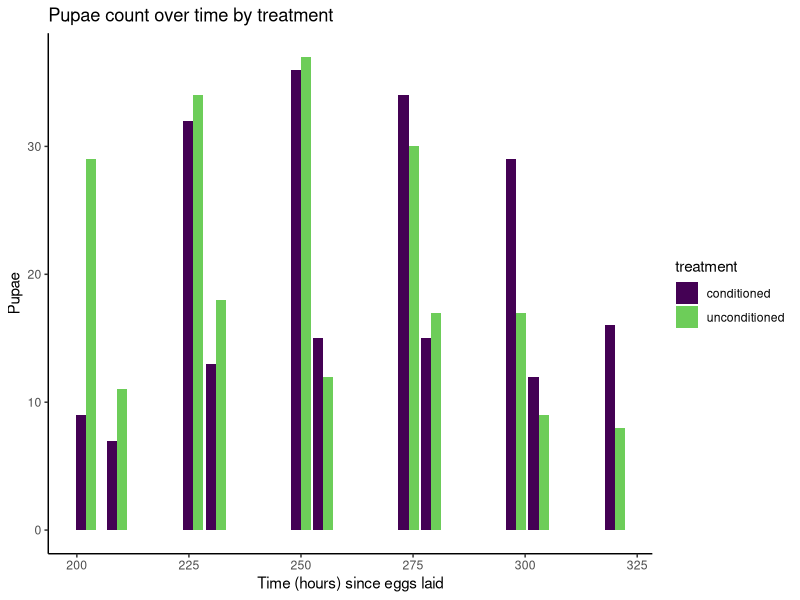

Here is the R script that generated this plot:
## Packages
library(tidyverse)
library(ggplot2)
library(readxl)
library(viridis)

## Read data in
pupae_fitness <- read_excel("data/fitness_experiment/pupae_data.xlsx")

## choosing colours from virids to use
viridis_colors <- viridis(10)

## Creating a plot (bar plot for now)
pupae_fitness_plot <- ggplot(pupae_fitness, aes(x = `time (hours)`, y = pupae, fill = treatment)) +
  geom_bar(stat = "identity", position = "dodge") +
  #geom_line(aes(col = treatment), position = position_dodge(width = 1)) +
  scale_fill_manual(values = viridis_colors[c(1,8)]) +
  theme_classic() +
  labs(x = "Time (hours) since eggs laid", y = "Pupae", title = "Pupae count over time by treatment") 
  
  






